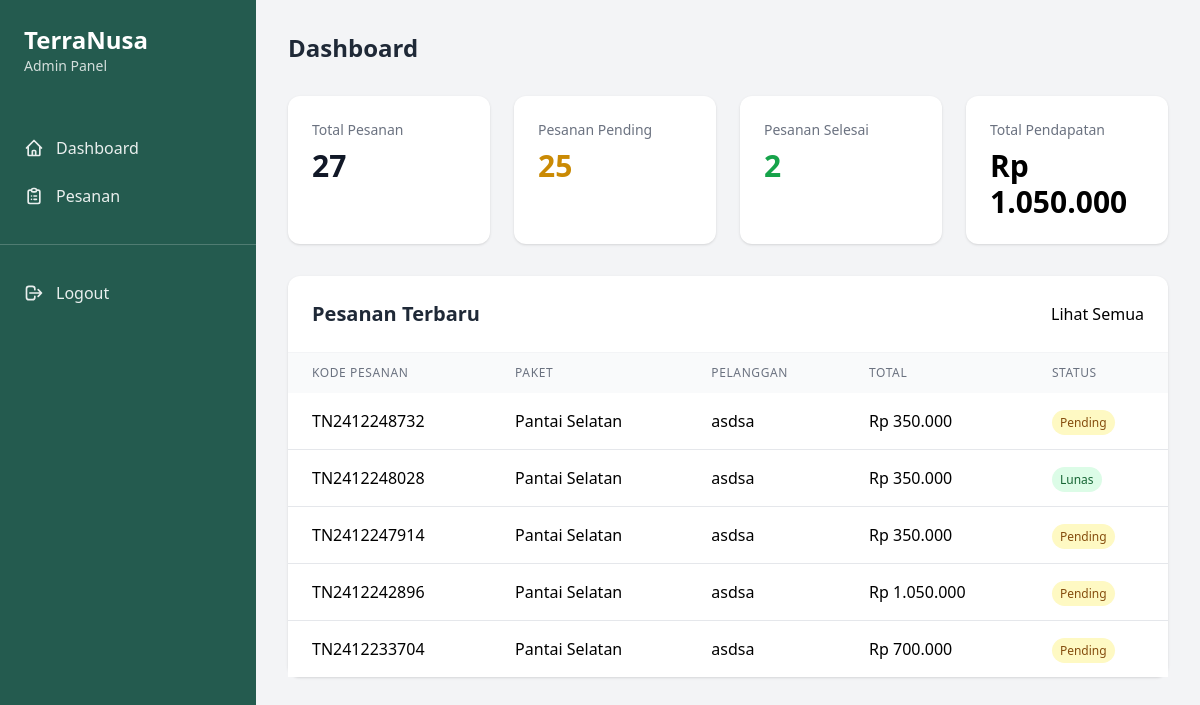
/admin/index.php (signed in), run on the app's committed database.
### tables this page shows
CREATE TABLE `orders` (
  `id` int(11) NOT NULL,
  `order_code` varchar(20) DEFAULT NULL,
  `package_id` int(11) DEFAULT NULL,
  `customer_name` varchar(100) DEFAULT NULL,
  `customer_phone` varchar(20) DEFAULT NULL,
  `tour_date` date DEFAULT NULL,
  `participant_count` int(11) DEFAULT NULL,
  `total_amount` decimal(10,2) DEFAULT NULL,
  `payment_status` enum('pending','paid','cancelled') DEFAULT 'pending',
  `created_at` timestamp NOT NULL DEFAULT current_timestamp()
);

CREATE TABLE `packagess` (
  `id` int(11) NOT NULL,
  `name` varchar(255) NOT NULL,
  `description` text DEFAULT NULL,
  `duration` varchar(50) DEFAULT NULL,
  `price` decimal(10,2) DEFAULT NULL,
  `image_url` varchar(255) DEFAULT NULL,
  `created_at` timestamp NOT NULL DEFAULT current_timestamp()
);

### admin/index.php (the view, shortened to what this page needs)
<?php
require_once '../includes/db.php';
$total_orders = $conn->query("SELECT COUNT(*) as total FROM orders")->fetch_assoc()['total'];
$pending_orders = $conn->query("SELECT COUNT(*) as total FROM orders WHERE payment_status = 'pending'")->fetch_assoc()['total'];
$completed_orders = $conn->query("SELECT COUNT(*) as total FROM orders WHERE payment_status = 'paid'")->fetch_assoc()['total'];
$total_revenue = $conn->query("SELECT SUM(total_amount) as total FROM orders WHERE payment_status = 'paid'")->fetch_assoc()['total'] ?? 0;
$recent_orders = $conn->query("
    SELECT o.*, p.name as packagess
    FROM orders o
    JOIN packagess p ON o.package_id = p.id
    ORDER BY o.created_at DESC
    LIMIT 5
")->fetch_all(MYSQLI_ASSOC);
?>
<!DOCTYPE html>
<html lang="id">
<head>
    <script src="https://cdn.tailwindcss.com"></script>
</head>
<body class="bg-gray-100">
    <div class="flex">
        <?php include 'includes/sidebar.php'; ?>
        <div class="flex-1">
            <div class="p-8">
                <div class="mb-8">
                    <h1 class="text-2xl font-bold text-gray-800">Dashboard</h1>
                </div>
                <div class="grid grid-cols-1 md:grid-cols-2 lg:grid-cols-4 gap-6 mb-8">
                    <div class="bg-white rounded-xl shadow p-6">
                        <h3 class="text-sm font-medium text-gray-500">Total Pesanan</h3>
                        <p class="text-3xl font-bold text-gray-900 mt-2"><?php echo $total_orders; ?></p>
                    </div>
                    <div class="bg-white rounded-xl shadow p-6">
                        <h3 class="text-sm font-medium text-gray-500">Pesanan Pending</h3>
                        <p class="text-3xl font-bold text-yellow-600 mt-2"><?php echo $pending_orders; ?></p>
                    </div>
                    <div class="bg-white rounded-xl shadow p-6">
                        <h3 class="text-sm font-medium text-gray-500">Pesanan Selesai</h3>
                        <p class="text-3xl font-bold text-green-600 mt-2"><?php echo $completed_orders; ?></p>
                    </div>
                    <div class="bg-white rounded-xl shadow p-6">
                        <h3 class="text-sm font-medium text-gray-500">Total Pendapatan</h3>
                        <p class="text-3xl font-bold text-primary mt-2">Rp <?php echo number_format($total_revenue, 0, ',', '.'); ?></p>
                    </div>
                </div>
                <div class="bg-white rounded-xl shadow">
                    <div class="p-6 border-b border-gray-100">
                        <div class="flex items-center justify-between">
                            <h2 class="text-xl font-semibold text-gray-800">Pesanan Terbaru</h2>
                            <a href="orders" class="text-primary hover:text-primary/80">
                                Lihat Semua
                            </a>
                        </div>
                    </div>
                    <div class="overflow-x-auto">
                        <table class="w-full">
                            <thead class="bg-gray-50">
                                <tr>
                                    <th class="px-6 py-3 text-left text-xs font-medium text-gray-500 uppercase tracking-wider">
                                        Kode Pesanan
                                    </th>
                                    <th class="px-6 py-3 text-left text-xs font-medium text-gray-500 uppercase tracking-wider">
                                        Paket
                                    </th>
                                    <th class="px-6 py-3 text-left text-xs font-medium text-gray-500 uppercase tracking-wider">
                                        Pelanggan
                                    </th>
                                    <th class="px-6 py-3 text-left text-xs font-medium text-gray-500 uppercase tracking-wider">
                                        Total
                                    </th>
                                    <th class="px-6 py-3 text-left text-xs font-medium text-gray-500 uppercase tracking-wider">
                                        Status
                                    </th>
                                </tr>
                            </thead>
                            <tbody class="bg-white divide-y divide-gray-200">
                                <?php foreach ($recent_orders as $order): ?>
                                <tr>
                                    <td class="px-6 py-4 whitespace-nowrap">
                                        <a href="orders/view.php?id=<?php echo $order['id']; ?>"
                                           class="text-primary hover:text-primary/80">
                                            <?php echo $order['order_code']; ?>
                                        </a>
                                    </td>
                                    <td class="px-6 py-4 whitespace-nowrap">
                                        <?php echo $order['packagess']; ?>
                                    </td>
                                    <td class="px-6 py-4 whitespace-nowrap">
                                        <?php echo $order['customer_name']; ?>
                                    </td>
                                    <td class="px-6 py-4 whitespace-nowrap">
                                        Rp <?php echo number_format($order['total_amount'], 0, ',', '.'); ?>
                                    </td>
                                    <td class="px-6 py-4 whitespace-nowrap">
                                        <?php if ($order['payment_status'] === 'pending'): ?>
                                            <span class="px-2 py-1 text-xs rounded-full bg-yellow-100 text-yellow-800">
                                                Pending
                                            </span>
                                        <?php elseif ($order['payment_status'] === 'paid'): ?>
                                            <span class="px-2 py-1 text-xs rounded-full bg-green-100 text-green-800">
                                                Lunas
                                            </span>
                                        <?php else: ?>
                                            <span class="px-2 py-1 text-xs rounded-full bg-red-100 text-red-800">
                                                Batal
                                            </span>
                                        <?php endif; ?>
                                    </td>
                                </tr>
                                <?php endforeach; ?>
                            </tbody>
                        </table>
                    </div>
                </div>
            </div>
        </div>
    </div>
</body>
</html>

### admin/includes/sidebar.php (shortened to what this page needs)
<div class="w-64 bg-[#245B4F] min-h-screen">
    <div class="p-6">
        <h1 class="text-2xl font-bold text-white">TerraNusa</h1>
        <p class="text-sm text-white/80">Admin Panel</p>
    </div>
    <nav class="mt-6">
        <a href="../" class="flex items-center px-6 py-3 text-white/90 hover:bg-white/10">
            <svg class="w-5 h-5 mr-3" fill="none" stroke="currentColor" viewBox="0 0 24 24">
                <path stroke-linecap="round" stroke-linejoin="round" stroke-width="2" d="M3 12l2-2m0 0l7-7 7 7M5 10v10a1 1 0 001 1h3m10-11l2 2m-2-2v10a1 1 0 01-1 1h-3m-6 0a1 1 0 001-1v-4a1 1 0 011-1h2a1 1 0 011 1v4a1 1 0 001 1m-6 0h6"/>
            </svg>
            Dashboard
        </a>
        <a href="orders/orders.php" class="flex items-center px-6 py-3 text-white/90 hover:bg-white/10">
            Pesanan
        </a>
        <hr class="my-6 border-white/20">
        <a href="../logout.php" class="flex items-center px-6 py-3 text-white/90 hover:bg-red-600">
            <svg class="w-5 h-5 mr-3" fill="none" stroke="currentColor" viewBox="0 0 24 24">
                <path stroke-linecap="round" stroke-linejoin="round" stroke-width="2" d="M17 16l4-4m0 0l-4-4m4 4H7m6 4v1a3 3 0 01-3 3H6a3 3 0 01-3-3V7a3 3 0 013-3h4a3 3 0 013 3v1"/>
            </svg>
            Logout
        </a>
    </nav>
</div>

### data on the page
orders: order_code "TN2412248732", packagess.name "Pantai Selatan", customer_name "asdsa", total_amount "350.000", payment_status "Pending"
orders: order_code "TN2412248028", packagess.name "Pantai Selatan", customer_name "asdsa", total_amount "350.000", payment_status "Lunas"
orders: order_code "TN2412247914", packagess.name "Pantai Selatan", customer_name "asdsa", total_amount "350.000", payment_status "Pending"
orders: order_code "TN2412242896", packagess.name "Pantai Selatan", customer_name "asdsa", total_amount "1.050.000", payment_status "Pending"
orders: order_code "TN2412233704", packagess.name "Pantai Selatan", customer_name "asdsa", total_amount "700.000", payment_status "Pending"

### other printed values
$total_orders "27"
$pending_orders "25"
$completed_orders "2"
$total_revenue "1.050.000"
